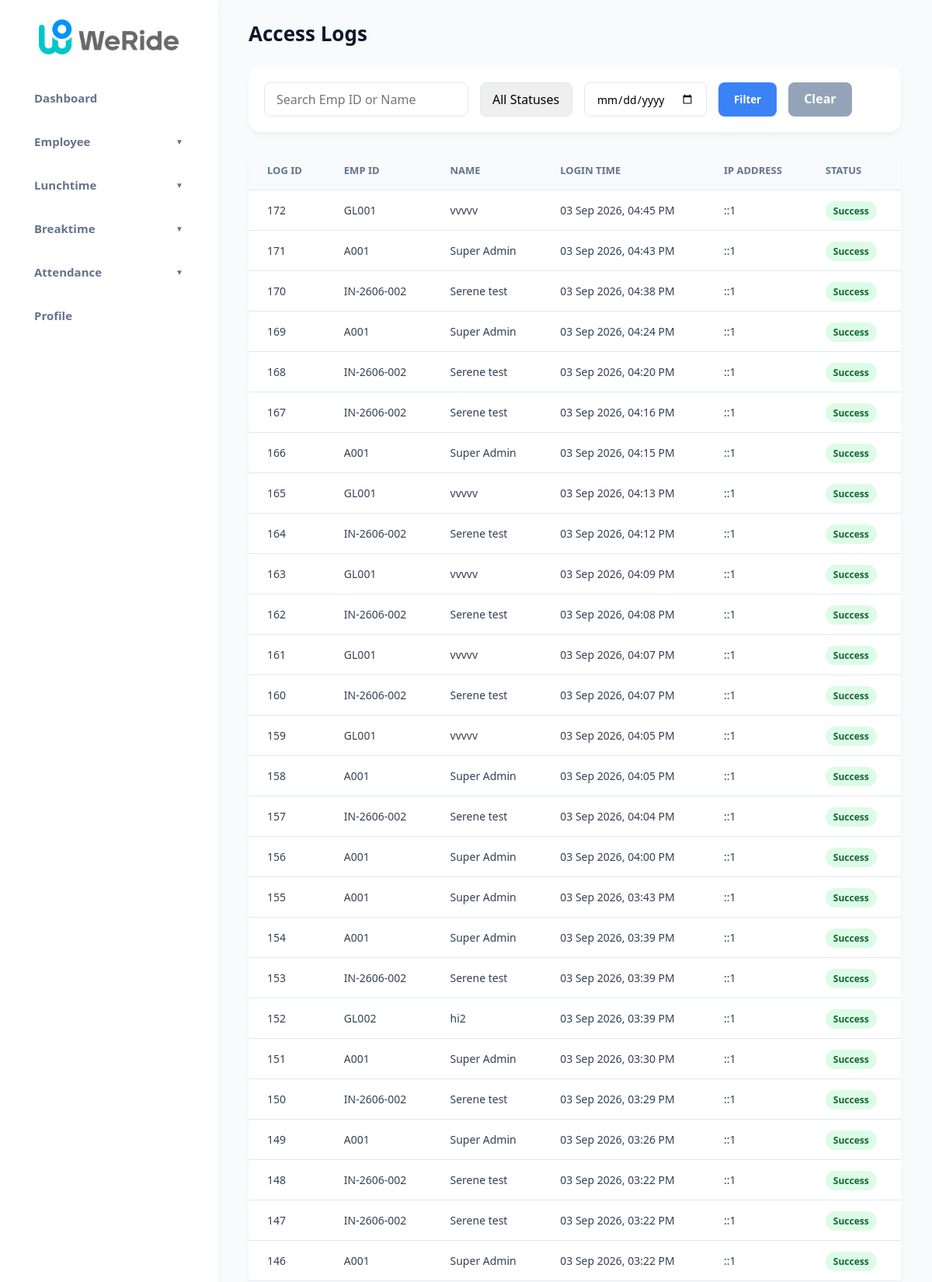
Screenshot of /admin_access_logs.php (signed in, upper part) with the database file from the repository.
### tables this page shows
CREATE TABLE `access_logs` (
  `id` int(11) NOT NULL AUTO_INCREMENT,
  `emp_id` varchar(50) NOT NULL,
  `login_time` datetime NOT NULL,
  `ip_address` varchar(45) NOT NULL,
  `status` varchar(20) NOT NULL DEFAULT 'Success',
  `created_at` timestamp NOT NULL DEFAULT current_timestamp(),
  PRIMARY KEY (`id`)
);

CREATE TABLE `employees` (
  `id` int(11) NOT NULL AUTO_INCREMENT,
  `emp_id` varchar(50) NOT NULL,
  `welabel_id` varchar(100) DEFAULT NULL,
  `name` varchar(100) NOT NULL,
  `password` varchar(255) DEFAULT NULL,
  `employment_type` varchar(50) NOT NULL,
  `role` varchar(50) DEFAULT 'employee',
  `lunch_window` varchar(50) DEFAULT '12:00-13:00',
  `created_at` timestamp NOT NULL DEFAULT current_timestamp(),
  `phone_number` varchar(20) DEFAULT NULL,
  `login_attempts` int(11) DEFAULT 0,
  `lockout_time` datetime DEFAULT NULL,
  `phone_verified` tinyint(1) DEFAULT 0,
  `phone_verification_code` varchar(10) DEFAULT NULL,
  `phone_verification_expiry` datetime DEFAULT NULL,
  `leave_status` varchar(50) DEFAULT 'active',
  `onboarding_date` date DEFAULT NULL,
  `annual_leave_quota` int(11) DEFAULT 14,
  `sick_leave_quota` int(11) DEFAULT 14,
  `unpaid_leave_quota` int(11) DEFAULT 30,
  `shift_start` time DEFAULT '09:00:00',
  `shift_end` time DEFAULT '18:00:00',
  `department` varchar(100) DEFAULT 'General',
  `annual_leave_balance` int(11) DEFAULT 14,
  `sick_leave_balance` int(11) DEFAULT 14,
  `shift_hour` varchar(20) DEFAULT '09:00-18:00',
  `group_leader_id` varchar(50) DEFAULT NULL,
  `casual_leave_balance` int(11) DEFAULT 7,
  PRIMARY KEY (`id`),
  UNIQUE KEY `emp_id` (`emp_id`),
  UNIQUE KEY `unique_emp_id` (`emp_id`),
  UNIQUE KEY `emp_id_2` (`emp_id`),
  UNIQUE KEY `emp_id_3` (`emp_id`)
);

### admin_access_logs.php (the view, shortened to what this page needs)
<?php
include 'db_connect.php';
$search = isset($_GET['search']) ? mysqli_real_escape_string($conn, $_GET['search']) : '';
$date_filter = isset($_GET['date']) ? mysqli_real_escape_string($conn, $_GET['date']) : '';
$where_clauses = [];
$where_sql = count($where_clauses) > 0 ? "WHERE " . implode(" AND ", $where_clauses) : "";
$query = "SELECT al.*, e.name
          FROM access_logs al
          LEFT JOIN employees e ON al.emp_id = e.emp_id
          $where_sql
          ORDER BY al.login_time DESC LIMIT 500";
$result = mysqli_query($conn, $query);
?>
<!DOCTYPE html>
<html lang="en">
<head>
    <link rel="stylesheet" href="assets/css/dark_mode.css">
    <link rel="stylesheet" href="assets/css/global_fixes.css?v=<?php echo time(); ?>">
    </head>
<body>
    <?php include 'sidebar.php'; ?>
    <main class="main-content">
        <div class="topbar">
            <h1 class="page-title">Access Logs</h1>
        </div>
        <div class="content">
            <div class="controls-container">
                <form method="GET" action="" style="display: flex; gap: 15px; width: 100%; flex-wrap: wrap;">
                    <input type="text" name="search" class="filter-input" placeholder="Search Emp ID or Name" value="<?php echo htmlspecialchars($search); ?>">
                    <select name="status" class="filter-input">
                        <option value="">All Statuses</option>
                    </select>
                    <input type="date" name="date" class="filter-input" value="<?php echo htmlspecialchars($date_filter); ?>">
                    <button type="submit" class="btn-primary">Filter</button>
                    <a href="admin_access_logs.php" class="btn-primary" style="background: #94a3b8;">Clear</a>
                </form>
            </div>
            <div class="table-container">
                <table>
                    <thead>
                        <tr>
                            <th>Log ID</th>
                            <th>Emp ID</th>
                            <th>Name</th>
                            <th>Login Time</th>
                            <th>IP Address</th>
                            <th>Status</th>
                        </tr>
                    </thead>
                    <tbody>
                        <?php if (mysqli_num_rows($result) > 0): ?>
                            <?php while ($row = mysqli_fetch_assoc($result)): ?>
                                <tr>
                                    <td><?php echo $row['id']; ?></td>
                                    <td><?php echo htmlspecialchars($row['emp_id']); ?></td>
                                    <td><?php echo htmlspecialchars($row['name'] ?? 'Unknown'); ?></td>
                                    <td><?php echo date('d M Y, h:i A', strtotime($row['login_time'])); ?></td>
                                    <td><?php echo htmlspecialchars($row['ip_address']); ?></td>
                                    <td>
                                        <span class="badge <?php echo strtolower($row['status']); ?>">
                                            <?php echo htmlspecialchars($row['status']); ?>
                                        </span>
                                    </td>
                                </tr>
                            <?php endwhile; ?>
                        <?php else: ?>
                            <tr>
                                <td colspan="6" class="text-slate-500" style="text-align: center; padding: 30px; ">No access logs found.</td>
                            </tr>
                        <?php endif; ?>
                    </tbody>
                </table>
            </div>
        </div>
    </main>
</body>
</html>

### assets/css/dark_mode.css (style rules this page uses)
:root { --bg-light: #eef2f6; --bg-dark: #0f172a; --sidebar-light: #fff; --sidebar-dark: #1e293b; --card-light: #ffffff; --card-dark: #1e293b; --text-main-light: #0f172a; --text-main-dark: #f8fafc; --text-muted-light: #64748b; --text-muted-dark: #94a3b8; --border-light: rgba(226,232,240,0.5); --border-dark: rgba(51,65,85,0.5); --table-hover-light: rgba(0,0,0,0.08); --table-hover-dark: rgba(0,0,0,0.3); --table-row-dark: #1e293b; }

### assets/css/global_fixes.css (style rules this page uses)
input[type="text"], input[type="password"], input[type="email"], input[type="number"], input[type="search"], input[type="tel"], input[type="url"], textarea, select, .form-input { font-size: 16px !important; }
select, button, .btn, input[type="submit"], input[type="button"] { -webkit-appearance: none; -moz-appearance: none; appearance: none; }
body, .main-content, .table-container, .modal-box, .content, .sidebar { -webkit-overflow-scrolling: touch; }
* { -webkit-tap-highlight-color: transparent; }
body { -webkit-font-smoothing: antialiased; -moz-osx-font-smoothing: grayscale; }
button, .btn, a, summary { touch-action: manipulation; }

### admin_access_logs.php (style rules this page uses)
* { margin: 0; padding: 0; box-sizing: border-box; font-family: 'Segoe UI', Tahoma, sans-serif; }
body { display: flex; height: 100vh; background-color: #f8fafc; color: #334155; }
.main-content { flex: 1; display: flex; flex-direction: column; overflow-y: auto; }
.topbar { padding: 25px 40px; display: flex; justify-content: space-between; align-items: center; }
.page-title { font-size: 26px; font-weight: 700; color: #0f172a; }
.content { padding: 0 40px 40px 40px; }
.controls-container { background: white; padding: 20px; border-radius: 16px; margin-bottom: 24px; display: flex; gap: 15px; flex-wrap: wrap; align-items: center; box-shadow: 0 4px 6px -1px rgba(0, 0, 0, 0.05); }
.filter-input { padding: 10px 15px; border: 1px solid #e2e8f0; border-radius: 8px; font-size: 14px; outline: none; }
.btn-primary { background: #3b82f6; color: white; border: none; padding: 10px 20px; border-radius: 8px; font-weight: 600; cursor: pointer; transition: 0.2s; text-decoration: none; display: inline-block; }
.table-container { background: white; border-radius: 16px; overflow: hidden; box-shadow: 0 4px 6px -1px rgba(0, 0, 0, 0.05); }
table { width: 100%; border-collapse: collapse; text-align: left; }
th { padding: 16px 24px; background: #f8fafc; color: #64748b; font-weight: 600; font-size: 13px; text-transform: uppercase; border-bottom: 1px solid #e2e8f0; }
td { padding: 16px 24px; border-bottom: 1px solid #e2e8f0; color: #334155; font-size: 14px; }
.badge { padding: 4px 10px; border-radius: 20px; font-size: 12px; font-weight: 600; }
.badge.success { background: #dcfce7; color: #166534; }

### sidebar.php (style rules this page uses)
body { overflow-x: hidden !important; width: 100vw !important; }
.main-content { min-width: 0 !important; overflow-x: hidden !important; }
.table-container { overflow-x: auto; -webkit-overflow-scrolling: touch; width: 100%; padding-bottom: 15px; }
table { min-width: 700px; }
td, th, .badge { white-space: nowrap; }

### rows the page displays
access_logs: id "172", emp "GL001", employees.name "vvvvv", login_time "03 Sep 2026, 04:45 PM", ip_address "::1", status "Success"
access_logs: id "171", emp "A001", employees.name "Super Admin", login_time "03 Sep 2026, 04:43 PM", ip_address "::1", status "Success"
access_logs: id "170", emp "IN-2606-002", employees.name "Serene test", login_time "03 Sep 2026, 04:38 PM", ip_address "::1", status "Success"
access_logs: id "169", emp "A001", employees.name "Super Admin", login_time "03 Sep 2026, 04:24 PM", ip_address "::1", status "Success"
access_logs: id "168", emp "IN-2606-002", employees.name "Serene test", login_time "03 Sep 2026, 04:20 PM", ip_address "::1", status "Success"
access_logs: id "167", emp "IN-2606-002", employees.name "Serene test", login_time "03 Sep 2026, 04:16 PM", ip_address "::1", status "Success"
access_logs: id "166", emp "A001", employees.name "Super Admin", login_time "03 Sep 2026, 04:15 PM", ip_address "::1", status "Success"
access_logs: id "165", emp "GL001", employees.name "vvvvv", login_time "03 Sep 2026, 04:13 PM", ip_address "::1", status "Success"
access_logs: id "164", emp "IN-2606-002", employees.name "Serene test", login_time "03 Sep 2026, 04:12 PM", ip_address "::1", status "Success"
access_logs: id "163", emp "GL001", employees.name "vvvvv", login_time "03 Sep 2026, 04:09 PM", ip_address "::1", status "Success"
access_logs: id "162", emp "IN-2606-002", employees.name "Serene test", login_time "03 Sep 2026, 04:08 PM", ip_address "::1", status "Success"
access_logs: id "161", emp "GL001", employees.name "vvvvv", login_time "03 Sep 2026, 04:07 PM", ip_address "::1", status "Success"
access_logs: id "160", emp "IN-2606-002", employees.name "Serene test", login_time "03 Sep 2026, 04:07 PM", ip_address "::1", status "Success"
access_logs: id "159", emp "GL001", employees.name "vvvvv", login_time "03 Sep 2026, 04:05 PM", ip_address "::1", status "Success"
access_logs: id "158", emp "A001", employees.name "Super Admin", login_time "03 Sep 2026, 04:05 PM", ip_address "::1", status "Success"
access_logs: id "157", emp "IN-2606-002", employees.name "Serene test", login_time "03 Sep 2026, 04:04 PM", ip_address "::1", status "Success"
access_logs: id "156", emp "A001", employees.name "Super Admin", login_time "03 Sep 2026, 04:00 PM", ip_address "::1", status "Success"
access_logs: id "155", emp "A001", employees.name "Super Admin", login_time "03 Sep 2026, 03:43 PM", ip_address "::1", status "Success"
access_logs: id "154", emp "A001", employees.name "Super Admin", login_time "03 Sep 2026, 03:39 PM", ip_address "::1", status "Success"
access_logs: id "153", emp "IN-2606-002", employees.name "Serene test", login_time "03 Sep 2026, 03:39 PM", ip_address "::1", status "Success"
access_logs: id "152", emp "GL002", employees.name "hi2", login_time "03 Sep 2026, 03:39 PM", ip_address "::1", status "Success"
access_logs: id "151", emp "A001", employees.name "Super Admin", login_time "03 Sep 2026, 03:30 PM", ip_address "::1", status "Success"
access_logs: id "150", emp "IN-2606-002", employees.name "Serene test", login_time "03 Sep 2026, 03:29 PM", ip_address "::1", status "Success"
access_logs: id "149", emp "A001", employees.name "Super Admin", login_time "03 Sep 2026, 03:26 PM", ip_address "::1", status "Success"
access_logs: id "148", emp "IN-2606-002", employees.name "Serene test", login_time "03 Sep 2026, 03:22 PM", ip_address "::1", status "Success"
access_logs: id "147", emp "IN-2606-002", employees.name "Serene test", login_time "03 Sep 2026, 03:22 PM", ip_address "::1", status "Success"
access_logs: id "146", emp "A001", employees.name "Super Admin", login_time "03 Sep 2026, 03:22 PM", ip_address "::1", status "Success"
